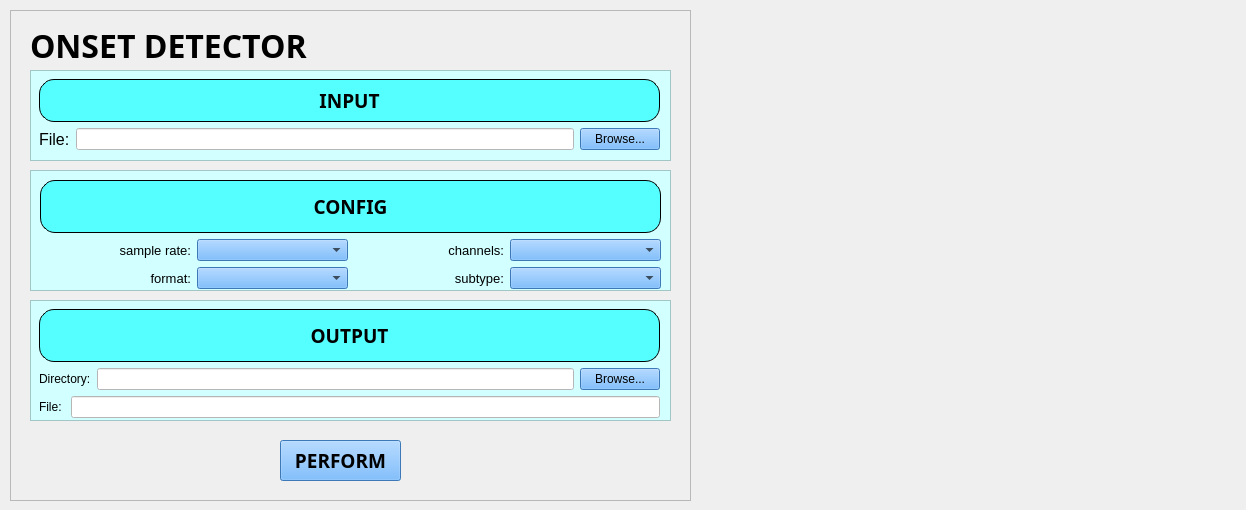
<?xml version="1.0" encoding="UTF-8"?>
<ui version="4.0">
 <class>onsetDetectorMain</class>
 <widget class="QWidget" name="onsetDetectorMain">
  <property name="geometry">
   <rect>
    <x>0</x>
    <y>0</y>
    <width>1246</width>
    <height>510</height>
   </rect>
  </property>
  <property name="windowTitle">
   <string>onsetDetectorMain</string>
  </property>
  <widget class="QFrame" name="frame">
   <property name="geometry">
    <rect>
     <x>10</x>
     <y>10</y>
     <width>681</width>
     <height>491</height>
    </rect>
   </property>
   <property name="font">
    <font>
     <family>Sans Serif</family>
     <pointsize>14</pointsize>
     <weight>50</weight>
     <bold>false</bold>
     <underline>false</underline>
     <strikeout>false</strikeout>
    </font>
   </property>
   <property name="styleSheet">
    <string notr="true"/>
   </property>
   <property name="frameShape">
    <enum>QFrame::StyledPanel</enum>
   </property>
   <property name="frameShadow">
    <enum>QFrame::Raised</enum>
   </property>
   <widget class="QFrame" name="frame_2">
    <property name="geometry">
     <rect>
      <x>20</x>
      <y>60</y>
      <width>641</width>
      <height>91</height>
     </rect>
    </property>
    <property name="font">
     <font>
      <family>Sans Serif</family>
      <pointsize>14</pointsize>
      <weight>50</weight>
      <bold>false</bold>
      <underline>false</underline>
      <strikeout>false</strikeout>
     </font>
    </property>
    <property name="styleSheet">
     <string notr="true">background-color: rgb(210, 255, 255);</string>
    </property>
    <property name="frameShape">
     <enum>QFrame::StyledPanel</enum>
    </property>
    <property name="frameShadow">
     <enum>QFrame::Raised</enum>
    </property>
    <widget class="QWidget" name="gridLayoutWidget">
     <property name="geometry">
      <rect>
       <x>9</x>
       <y>9</y>
       <width>621</width>
       <height>71</height>
      </rect>
     </property>
     <layout class="QGridLayout" name="gridLayout">
      <item row="0" column="0">
       <widget class="QLabel" name="label_2">
        <property name="font">
         <font>
          <family>Noto Sans</family>
          <pointsize>14</pointsize>
          <weight>75</weight>
          <italic>false</italic>
          <bold>true</bold>
          <underline>false</underline>
          <strikeout>false</strikeout>
          <kerning>true</kerning>
         </font>
        </property>
        <property name="styleSheet">
         <string notr="true">background-color: rgb(85, 255, 255);
border: 1px solid black;
border-radius: 	15px;</string>
        </property>
        <property name="text">
         <string>INPUT</string>
        </property>
        <property name="alignment">
         <set>Qt::AlignCenter</set>
        </property>
       </widget>
      </item>
      <item row="1" column="0">
       <layout class="QHBoxLayout" name="horizontalLayout_3">
        <item>
         <widget class="QLabel" name="label_3">
          <property name="font">
           <font>
            <pointsize>12</pointsize>
           </font>
          </property>
          <property name="text">
           <string>File:</string>
          </property>
         </widget>
        </item>
        <item>
         <widget class="QLineEdit" name="input_file_form">
          <property name="styleSheet">
           <string notr="true">background-color: rgb(255, 255, 255);</string>
          </property>
          <property name="readOnly">
           <bool>true</bool>
          </property>
         </widget>
        </item>
        <item>
         <widget class="QPushButton" name="input_push_browse">
          <property name="styleSheet">
           <string notr="true">background-color: rgb(85, 170, 255);</string>
          </property>
          <property name="text">
           <string>Browse...</string>
          </property>
         </widget>
        </item>
       </layout>
      </item>
     </layout>
    </widget>
   </widget>
   <widget class="QFrame" name="frame_3">
    <property name="geometry">
     <rect>
      <x>20</x>
      <y>290</y>
      <width>641</width>
      <height>121</height>
     </rect>
    </property>
    <property name="font">
     <font>
      <family>Sans Serif</family>
      <pointsize>14</pointsize>
      <weight>50</weight>
      <bold>false</bold>
      <underline>false</underline>
      <strikeout>false</strikeout>
     </font>
    </property>
    <property name="styleSheet">
     <string notr="true">background-color: rgb(210, 255, 255);</string>
    </property>
    <property name="frameShape">
     <enum>QFrame::StyledPanel</enum>
    </property>
    <property name="frameShadow">
     <enum>QFrame::Raised</enum>
    </property>
    <widget class="QWidget" name="gridLayoutWidget_2">
     <property name="geometry">
      <rect>
       <x>9</x>
       <y>9</y>
       <width>621</width>
       <height>109</height>
      </rect>
     </property>
     <layout class="QGridLayout" name="gridLayout_2">
      <item row="1" column="0">
       <layout class="QHBoxLayout" name="horizontalLayout">
        <item>
         <widget class="QLabel" name="label_10">
          <property name="text">
           <string>Directory:</string>
          </property>
         </widget>
        </item>
        <item>
         <widget class="QLineEdit" name="output_dir_form">
          <property name="styleSheet">
           <string notr="true">background-color: rgb(255, 255, 255);</string>
          </property>
          <property name="readOnly">
           <bool>true</bool>
          </property>
         </widget>
        </item>
        <item>
         <widget class="QPushButton" name="output_push_browse">
          <property name="styleSheet">
           <string notr="true">background-color: rgb(85, 170, 255);</string>
          </property>
          <property name="text">
           <string>Browse...</string>
          </property>
         </widget>
        </item>
       </layout>
      </item>
      <item row="0" column="0">
       <widget class="QLabel" name="label_9">
        <property name="font">
         <font>
          <family>Noto Sans</family>
          <pointsize>14</pointsize>
          <weight>75</weight>
          <italic>false</italic>
          <bold>true</bold>
          <underline>false</underline>
          <strikeout>false</strikeout>
          <kerning>true</kerning>
         </font>
        </property>
        <property name="styleSheet">
         <string notr="true">background-color: rgb(85, 255, 255);
background-color: rgb(85, 255, 255);
border: 1px solid black;
border-radius: 	15px;</string>
        </property>
        <property name="text">
         <string>OUTPUT</string>
        </property>
        <property name="alignment">
         <set>Qt::AlignCenter</set>
        </property>
       </widget>
      </item>
      <item row="2" column="0">
       <layout class="QHBoxLayout" name="horizontalLayout_2">
        <item>
         <widget class="QLabel" name="label">
          <property name="text">
           <string>File: </string>
          </property>
         </widget>
        </item>
        <item>
         <widget class="QLineEdit" name="output_file_form">
          <property name="styleSheet">
           <string notr="true">background-color: rgb(255, 255, 255);</string>
          </property>
         </widget>
        </item>
       </layout>
      </item>
     </layout>
    </widget>
   </widget>
   <widget class="QFrame" name="frame_4">
    <property name="geometry">
     <rect>
      <x>20</x>
      <y>160</y>
      <width>641</width>
      <height>121</height>
     </rect>
    </property>
    <property name="font">
     <font>
      <family>Sans Serif</family>
      <pointsize>14</pointsize>
      <weight>50</weight>
      <bold>false</bold>
      <underline>false</underline>
      <strikeout>false</strikeout>
     </font>
    </property>
    <property name="styleSheet">
     <string notr="true">background-color: rgb(210, 255, 255);</string>
    </property>
    <property name="frameShape">
     <enum>QFrame::StyledPanel</enum>
    </property>
    <property name="frameShadow">
     <enum>QFrame::Raised</enum>
    </property>
    <widget class="QWidget" name="gridLayoutWidget_3">
     <property name="geometry">
      <rect>
       <x>10</x>
       <y>10</y>
       <width>621</width>
       <height>109</height>
      </rect>
     </property>
     <layout class="QGridLayout" name="gridLayout_3">
      <item row="1" column="0">
       <layout class="QHBoxLayout" name="horizontalLayout_4">
        <item>
         <widget class="QLabel" name="label_5">
          <property name="font">
           <font>
            <pointsize>10</pointsize>
           </font>
          </property>
          <property name="text">
           <string>sample rate:</string>
          </property>
          <property name="alignment">
           <set>Qt::AlignRight|Qt::AlignTrailing|Qt::AlignVCenter</set>
          </property>
         </widget>
        </item>
        <item>
         <widget class="QComboBox" name="sr_dropdown">
          <property name="styleSheet">
           <string notr="true">background-color: rgb(85, 170, 255);</string>
          </property>
         </widget>
        </item>
        <item>
         <widget class="QLabel" name="label_6">
          <property name="font">
           <font>
            <pointsize>10</pointsize>
           </font>
          </property>
          <property name="text">
           <string>channels:</string>
          </property>
          <property name="alignment">
           <set>Qt::AlignRight|Qt::AlignTrailing|Qt::AlignVCenter</set>
          </property>
         </widget>
        </item>
        <item>
         <widget class="QComboBox" name="channels_dropdown">
          <property name="styleSheet">
           <string notr="true">background-color: rgb(85, 170, 255);</string>
          </property>
         </widget>
        </item>
       </layout>
      </item>
      <item row="0" column="0">
       <widget class="QLabel" name="label_4">
        <property name="font">
         <font>
          <family>Noto Sans</family>
          <pointsize>14</pointsize>
          <weight>75</weight>
          <italic>false</italic>
          <bold>true</bold>
          <underline>false</underline>
          <strikeout>false</strikeout>
          <kerning>true</kerning>
         </font>
        </property>
        <property name="styleSheet">
         <string notr="true">background-color: rgb(85, 255, 255);
border: 1px solid black;
border-radius: 	15px;</string>
        </property>
        <property name="text">
         <string>CONFIG</string>
        </property>
        <property name="alignment">
         <set>Qt::AlignCenter</set>
        </property>
       </widget>
      </item>
      <item row="2" column="0">
       <layout class="QHBoxLayout" name="horizontalLayout_5">
        <item>
         <widget class="QLabel" name="label_7">
          <property name="font">
           <font>
            <pointsize>10</pointsize>
           </font>
          </property>
          <property name="text">
           <string>format:</string>
          </property>
          <property name="alignment">
           <set>Qt::AlignRight|Qt::AlignTrailing|Qt::AlignVCenter</set>
          </property>
         </widget>
        </item>
        <item>
         <widget class="QComboBox" name="format_dropdown">
          <property name="styleSheet">
           <string notr="true">background-color: rgb(85, 170, 255);</string>
          </property>
         </widget>
        </item>
        <item>
         <widget class="QLabel" name="label_8">
          <property name="font">
           <font>
            <pointsize>10</pointsize>
           </font>
          </property>
          <property name="text">
           <string>subtype:</string>
          </property>
          <property name="alignment">
           <set>Qt::AlignRight|Qt::AlignTrailing|Qt::AlignVCenter</set>
          </property>
         </widget>
        </item>
        <item>
         <widget class="QComboBox" name="subtype_dropdown">
          <property name="styleSheet">
           <string notr="true">background-color: rgb(85, 170, 255);</string>
          </property>
         </widget>
        </item>
       </layout>
      </item>
     </layout>
    </widget>
   </widget>
   <widget class="QLabel" name="label_11">
    <property name="geometry">
     <rect>
      <x>20</x>
      <y>20</y>
      <width>641</width>
      <height>31</height>
     </rect>
    </property>
    <property name="font">
     <font>
      <family>Sans Serif</family>
      <pointsize>24</pointsize>
      <weight>75</weight>
      <bold>true</bold>
      <underline>false</underline>
      <strikeout>false</strikeout>
     </font>
    </property>
    <property name="text">
     <string>ONSET DETECTOR</string>
    </property>
    <property name="alignment">
     <set>Qt::AlignLeading|Qt::AlignLeft|Qt::AlignVCenter</set>
    </property>
   </widget>
   <widget class="QPushButton" name="perform_push">
    <property name="geometry">
     <rect>
      <x>270</x>
      <y>430</y>
      <width>121</width>
      <height>41</height>
     </rect>
    </property>
    <property name="font">
     <font>
      <family>Noto Sans</family>
      <pointsize>14</pointsize>
      <weight>75</weight>
      <bold>true</bold>
      <underline>false</underline>
      <strikeout>false</strikeout>
     </font>
    </property>
    <property name="styleSheet">
     <string notr="true">background-color: rgb(85, 170, 255);</string>
    </property>
    <property name="text">
     <string>PERFORM</string>
    </property>
   </widget>
  </widget>
  <widget class="QWidget" name="verticalLayoutWidget">
   <property name="geometry">
    <rect>
     <x>699</x>
     <y>9</y>
     <width>541</width>
     <height>241</height>
    </rect>
   </property>
   <layout class="QVBoxLayout" name="layout_for_graph"/>
  </widget>
 </widget>
 <resources/>
 <connections/>
</ui>
